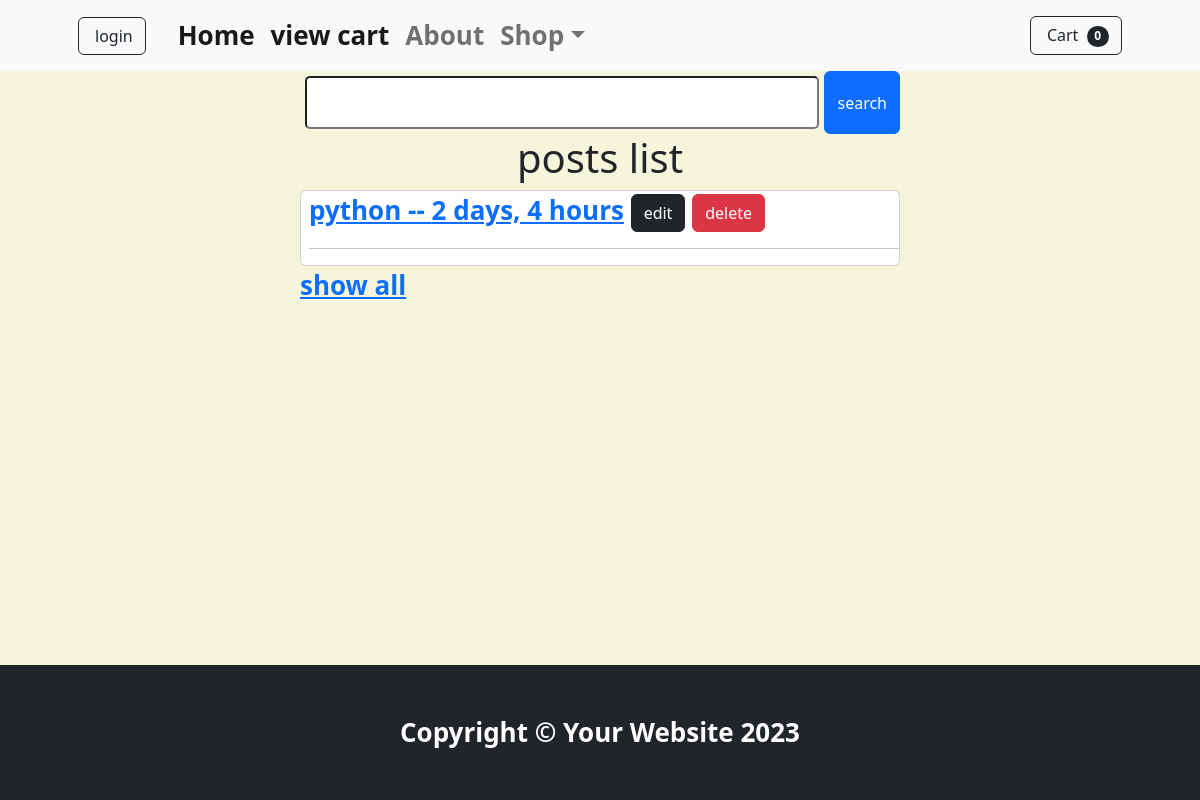
The page /testapp/all/ on the database as committed earlier.
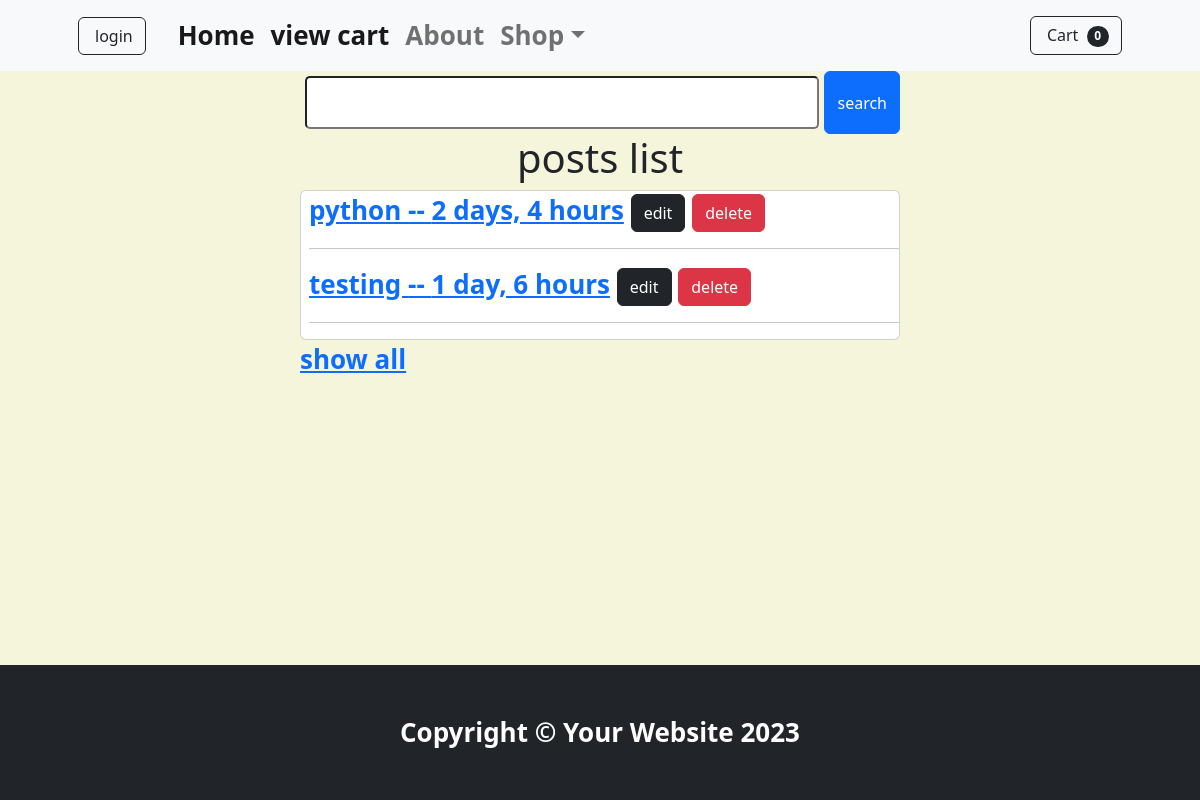
The same page on the database as committed later.
### testapp/models.py (models this page shows, shortened)
class Post(models.Model):
    title=models.CharField(max_length=200)
    content=models.TextField()
    created_at=models.DateTimeField(auto_now_add=True)
    image = models.ImageField(upload_to='images/',default='default.jpg')

### testapp/views.py (the view)
# urls.py: path('all/',views.all_tabs,name='posts'),
def all_tabs(request):
    q=request.GET.get('q')
    Posts =Post.objects.all()
    if q:
        posts_filtered=Post.objects.filter(Q(title__icontains=q) | Q(content__icontains=q))
    else :
        posts_filtered=Posts
    data = {
        'Posts':Posts,
        'post_f':posts_filtered,
        'q':q
    }
    return render(request,'testapp/all_tabs.html',data)

### testapp/templates/testapp/all_tabs.html (shortened to what this page needs)
{% extends 'shopbase.html' %}
{% block content %}
<div class="w-50 mx-auto">
    <form action={% url "posts" %} method="GET">
        <div class="d-flex">
        <input type="text" name="q" id="q">
        <button type="submit" class="btn btn-primary">search</button>
        </div>
    </form>
    <h1 class="text-center">posts list</h1>
</div>
<div class="card w-50 mx-auto">
    {% for Post in post_f %}
    <div class="ms-2">
        <a href="{% url 'post_details' Post.id %}">{{ Post.title }} -- {{ Post.created_at | timesince }}</a>
        <a href="{% url 'post_edit' Post.id %}" class="btn btn-dark">edit</a>
        <a href="{% url 'post_delete' Post.id %}" class="btn btn-danger">delete</a>
    <hr>
    </div>
    {% endfor %}
</div>
    <div class="w-50 mx-auto">
        <a href="{% url "posts" %}">show all</a>
    </div>
{% endblock content %}

Rows that differ between the two databases and show on the page:
added Post: title "testing", created_at "1 day, 6 hours"
